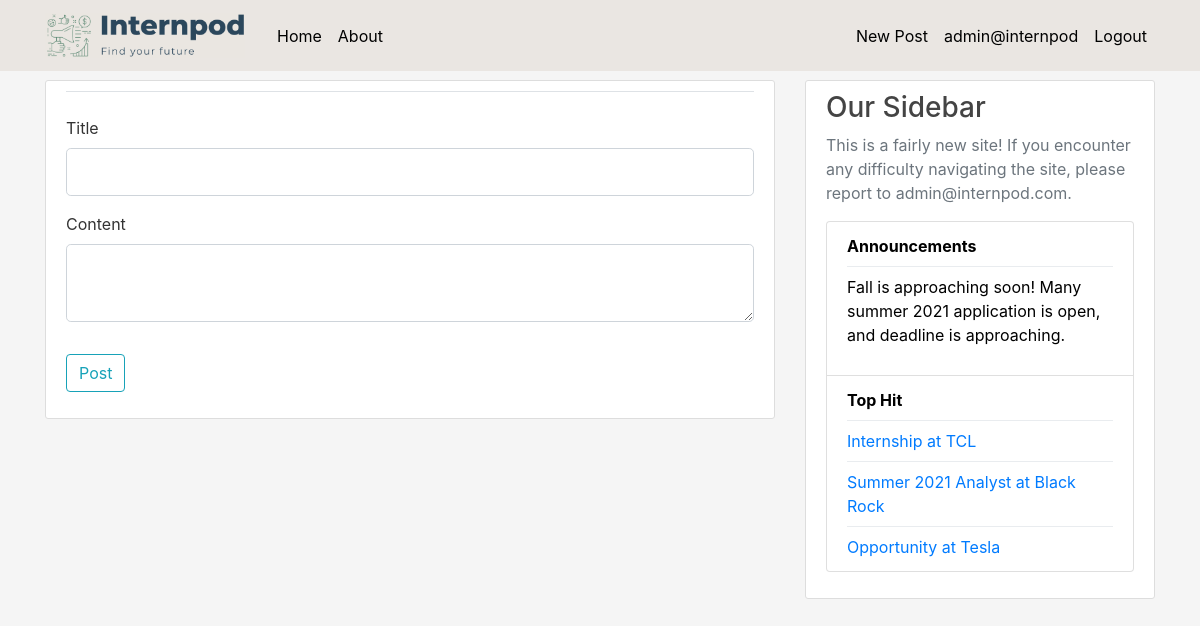
The app's page /post/new (signed in) with its own data.
### flaskblog/models.py (models this page shows, shortened)
class User(db.Model, UserMixin):
    id = db.Column(db.Integer, primary_key=True)
    username = db.Column(db.String(20), unique=True, nullable=False)
    email = db.Column(db.String(120), unique=True, nullable=False)
    image_file = db.Column(db.String(20), nullable=False, default='default.png')
    password = db.Column(db.String(60), nullable=False)
    posts = db.relationship('Post', backref='author', lazy=True)
    comments = db.relationship('Comment', backref='commenter', lazy=True)
    liked = db.relationship( 'Like', backref='Liker', lazy=True)

class Post(db.Model):
    id = db.Column(db.Integer, primary_key=True)
    title = db.Column(db.String(100), nullable=False)
    date_posted = db.Column(db.DateTime, nullable=False, default=datetime.utcnow)
    content = db.Column(db.Text, nullable=False)
    user_id = db.Column(db.Integer, db.ForeignKey('user.id'), nullable=False)
    likes = db.relationship('Like', backref='post', lazy='dynamic')
    comments = db.relationship('Comment', backref='comments', lazy='dynamic')

### flaskblog/routes.py (the view)
@app.route("/post/new", methods=['GET', 'POST'])
@login_required
def new_post():
    posts = db.session.query(Post).order_by(Post.id.desc())
    form = PostForm()
    if form.validate_on_submit():
        post = Post(title=form.title.data, content = form.content.data, author=current_user)
        db.session.add(post)
        db.session.commit()
        flash('Your post has been created', 'success ')
        return redirect(url_for('home'))
    return render_template('create_post.html', title='New Post', form=form, posts=posts)

### flaskblog/forms.py
class PostForm(FlaskForm):
    title = StringField('Title', validators=[DataRequired()])
    content = CKEditorField('Content', validators=[DataRequired()])
    submit = SubmitField('Post')

### flaskblog/models.py (called while the page is built)
@login_manager.user_loader
def load_user(user_id):
    return User.query.get(int(user_id))

### flaskblog/templates/create_post.html (shortened to what this page needs)
{% extends "layout.html" %}
{% block content %}
<div class="content-section">
    <form method="POST" action="">
        <fieldset class="form-group">
            <legend class="border-bottom mb-4">{{ legend }}</legend>
            <div class="form-group">
                {{ form.title.label(class="form-control-label") }}
                {% if form.title.errors %}
                    {{ form.title(class="form-control form-control-lg is-invalid") }}
                    <div class="invalid-feedback">
                        {% for error in form.title.errors %}
                            <span>{{ error }}</span>
                        {% endfor %}
                    </div>
                {% else %}
                    {{ form.title(class="form-control form-control-lg") }}
                {% endif %}
            </div>
            <div class="form-group">
                {{ form.content.label(class="form-control-label") }}
                {% if form.content.errors %}
                    {{ form.content(class="form-control form-control-lg is-invalid") }}
                    <div class="invalid-feedback">
                        {% for error in form.content.errors %}
                            <span>{{ error }}</span>
                        {% endfor %}
                    </div>
                {% else %}
                    {{ form.content(class="form-control form-control-lg") }}
                {% endif %}
            </div>
        </fieldset>
        <div class="form-group">
            {{ form.submit(class="btn btn-outline-info") }}
        </div>
    </form>
</div>
{% endblock content %}

### flaskblog/templates/layout.html (shortened to what this page needs)
<!DOCTYPE html>
<html>
<head>
    <link rel="stylesheet" href="https://maxcdn.bootstrapcdn.com/bootstrap/4.0.0/css/bootstrap.min.css">
    <link rel="stylesheet" type="text/css" href="{{ url_for('static', filename='main.css') }}">
    <link href="https://cdn.jsdelivr.net/npm/summernote@0.8.18/dist/summernote.min.css" rel="stylesheet">
</head>
<body style="background-color:#f5f5f5;">
    <header class="site-header">
      <nav class="navbar navbar-expand-md navbar-dark bg-steel fixed-top" style="background-color: #eae6e2;">
        <div class="container">
          <a class="navbar-brand mr-4" href="/"><img src="../static/logo/navibarlogo.jpg" class="img-fluid" alt="Responsive image" width="200" height="200"></a>
          <div class="collapse navbar-collapse" id="navbarToggle">
            <div class="navbar-nav mr-auto">
              <a class="nav-item nav-link" style="color:#000000;" href="{{ url_for('home') }}">Home</a>
              <a class="nav-item nav-link" style="color:#000000;"href="{{ url_for('about') }}">About</a>
            </div>
            <div class="navbar-nav">
              {% if current_user.is_authenticated %}
                <a class="nav-item nav-link" style="color:#000000;" href="{{ url_for('new_post') }}"> New Post</a>
                <a class="nav-item nav-link" style="color:#000000;" href="{{ url_for('account') }}">{{current_user.username}}</a>
                <a class="nav-item nav-link" style="color:#000000;" href="{{ url_for('logout') }}">Logout</a>
              {% else %}
                <a class="nav-item nav-link" style="color:#000000;" href="{{ url_for('login') }}">Login</a>
                <a class="nav-item nav-link" style="color:#000000;" href="{{ url_for('register') }}">Register</a>
              {% endif %}
            </div>
          </div>
        </div>
      </nav>
    </header>
    <main role="main" class="container">
      <div class="row">
        <div class="col-md-8">
          {% block content %}{% endblock %}
        </div>
        <div class="col-md-4" >
          <div class="content-section">
            <h3>Our Sidebar</h3>
            <p class='text-muted'>This is a fairly new site! If you encounter any difficulty navigating the site, please report to admin@internpod.com.
              <ul class="list-group">
                <li class="list-group-item list-group-item-light" style="background-color:#ffffff;"><b style="color:#000000;">Announcements</b>                         <div class="dropdown-divider"></div>
                    <p style="color:black;"> Fall is approaching soon! Many summer 2021 application is open, and deadline is approaching.</p></li>
                <li class="list-group-item list-group-item-light" style="background-color:#ffffff;"><b style="color:#000000;">Top Hit</b>
                  {% for post in posts %}
                    {% if post.likes.count() > 1 %}
                        <div class="dropdown-divider"></div>
                        <div class="media-body">
                            <a class="mr-2" href="{{ url_for('post', post_id=post.id) }}">{{ post.title }}</a>
                        </div>
                    {% endif %}
                  {% endfor %}
                </li>
              </ul>
            </p>
          </div>
        </div>
      </div>
    </main>
</body>
</html>

### flaskblog/static/main.css (style rules this page uses)
body { background: #fafafa; color: #333333; margin-top: 5rem; }
h1, h2, h3, h4, h5, h6 { color: #444444; }
.bg-steel { background-color: #5f788a; }
.site-header .navbar-nav .nav-link { color: #cbd5db; }
.content-section { background: #ffffff; padding: 10px 20px; border: 1px solid #dddddd; border-radius: 3px; margin-bottom: 20px; }

### records on screen
User: username "admin@internpod"
Post: title "Internship at TCL"
Post: title "Summer 2021 Analyst at Black Rock"
Post: title "Opportunity at Tesla"
